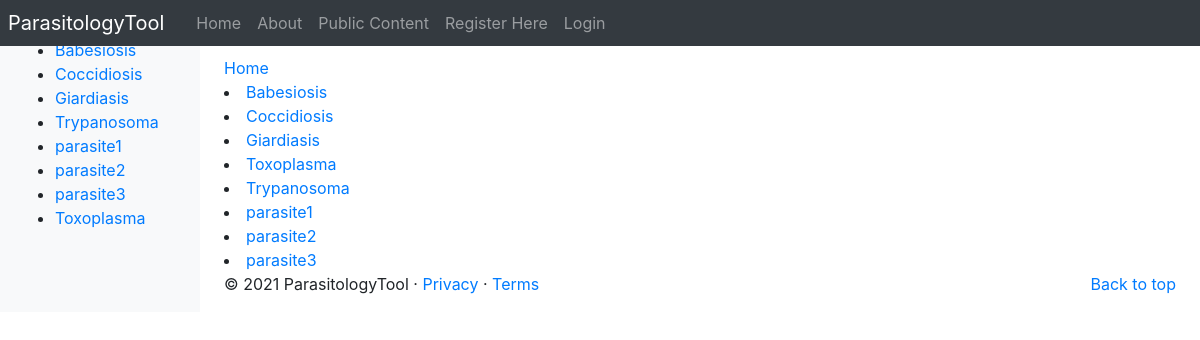
The page /parasitologyTool/research_portal/ on the database as committed earlier.
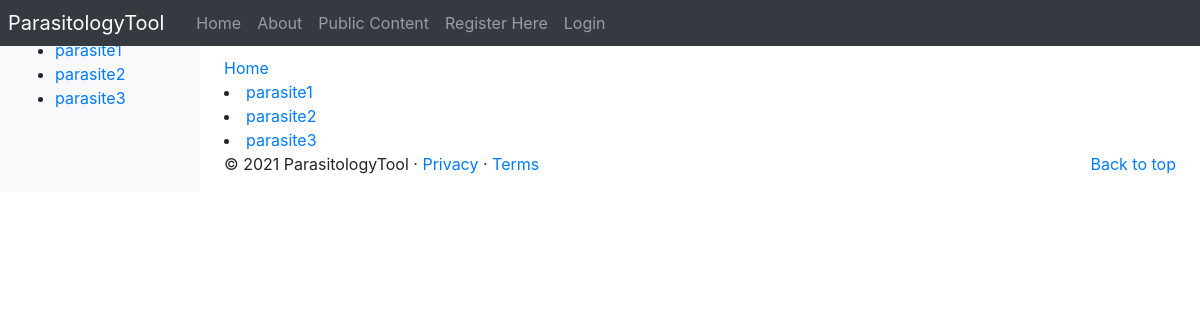
The same page on the database as committed later.
### parasitologyTool/models.py (models this page shows, shortened)
class Parasite(models.Model):
	NAME_MAX_LENGTH = 128
	name = models.CharField(max_length=NAME_MAX_LENGTH, unique=True)
	views = models.IntegerField(default=0)
	picture = models.ImageField(upload_to='parasite_pic')

### parasitologyTool/views.py (the view)
# urls.py: path('research_portal/', views.research_portal, name = 'research_portal'),
def research_portal(request):
    context_dict = {}
    parasite_list = Parasite.objects.order_by('name')
    context_dict['parasite_list'] = parasite_list
    return render(request, 'parasitologyTool/research_portal.html', context = context_dict)

### parasitologyTool/templatetags/parasitologyTool_template_tags.py (called while the page is built)
@register.inclusion_tag('parasitologyTool/parasite_list.html')
def get_parasite_list(current_category=None):
	return {'parasites': Parasite.objects.all(),
	        'current_category':current_category}

### templates/parasitologyTool/research_portal.html (shortened to what this page needs)
{% extends 'parasitologyTool/base.html' %}
{% load static %}
{% block body_block %}
		<h1>Research Portal</h1>
		<div>
			<a href="/parasitologyTool/">Home</a><br />
		</div>
		<div>
			{% for parasite in parasite_list %}
				<li><a href="{% url 'parasitologyTool:research_parasite_page' parasite.id %}">{{ parasite.name }}</a></li>
			{% endfor %}
		</div>
{% endblock %}

### templates/parasitologyTool/parasite_list.html
{% if parasites %}
    <ul>
    {% for p in parasites %}
        {% if p == current_category %}
            <li><strong><a href="{% url 'parasitologyTool:goto' %}?parasite_id={{ p.id }}">{{ p.name }}</a></strong></li>
        {% else %}
            <li><a href="{% url 'parasitologyTool:goto' %}?parasite_id={{ p.id }}">{{ p.name }}</a></li>
        {% endif %}
    {% endfor %}
    </ul>
{% else %}
    <strong>No parasites</strong>
{% endif %}

Rows that differ between the two databases and show on the page:
removed Parasite: name "Babesiosis"
removed Parasite: name "Coccidiosis"
removed Parasite: name "Giardiasis"
removed Parasite: name "Trypanosoma"
removed Parasite: name "Toxoplasma"
